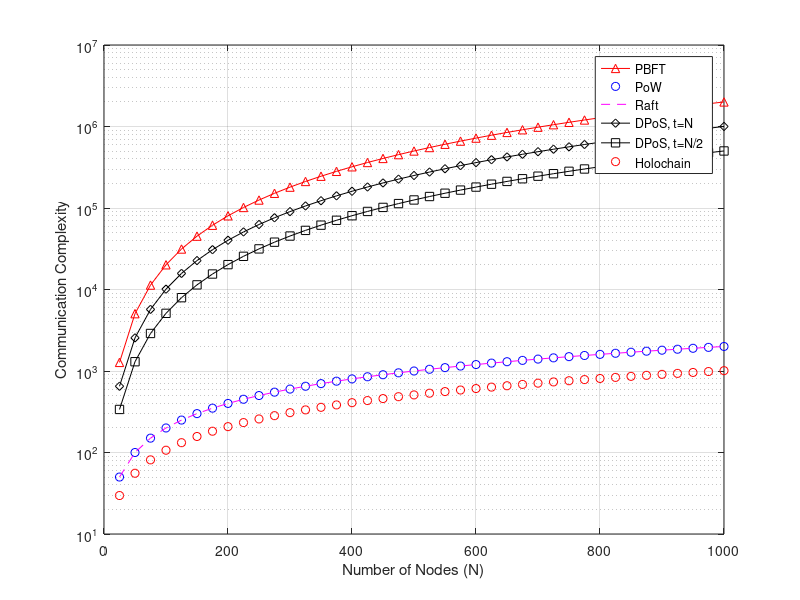

Here is the MATLAB script that generated this plot:
clear all;
close all;

n = 0:25:1000;
y1 = 2*n.^2 + n; % PBFT
y2=2*n; % PoW
y3=2*n; % Raft
y4=(n.^2) + n; % DPoS, t=N
y5=(n.^2)/2 + n; % DPoS, t=N/2
y6 = log2(n) + n; % Holochain

plot(n,y1,'r -^',n,y2,'b o',n,y3,'m --',n,y4,'k -d',n,y5,'k -s',n,y6,'r o'), legend ('PBFT', 'PoW', 'Raft', 'DPoS, t=N', 'DPoS, t=N/2', 'Holochain')
set(gca, 'YScale', 'log')
grid on, xlabel('Number of Nodes (N)'), ylabel('Communication Complexity');